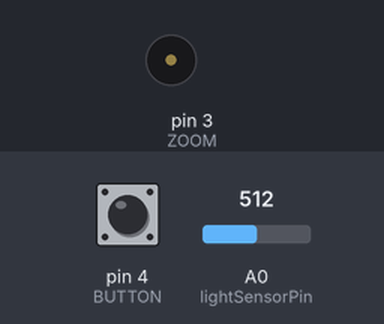
A program run on a simulated Arduino Nano, built with avr-gcc and run on an emulated ATmega328P. Parts: buzzer (waves = sounding). The test bench sets the inputs (shaded band); at power-on: pin 4 (BUTTON) LOW, A0 (lightSensorPin) = 512.

Above: at 0.1 s.
At 1.2 s:
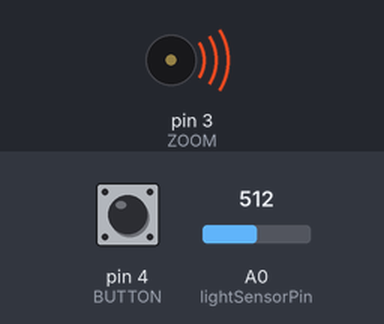
Timing chart, 0 to 1.0 s (numbered marks = the images above; inputs shaded):
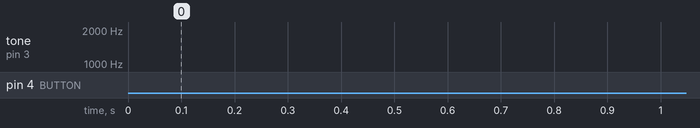

The program:

main.cpp
```cpp
#include <Arduino.h>

int ZOOM = 3;
int BUTTON = 4;
int MIN_FREQ = 60;
int MAX_FREQ = 2000;

int freq;
int lightSensorPin = A0;
int analogValue = 0;
int BuzzTone = MIN_FREQ;
int toneDir = 1;
bool isTone = 1;

bool buttonState = false;

void makeNoise(bool onOff) {

}

void setup() {
  Serial.begin(9600);
  pinMode(BUTTON, INPUT);
}

void loop() {
  analogValue = analogRead(lightSensorPin);
  // tone(ZOOM, analogValue*10, 200);
  if (BuzzTone > MAX_FREQ) toneDir = -1;
  if (BuzzTone < MIN_FREQ) toneDir = 1;
  BuzzTone += 10*toneDir;
  if (isTone) tone(ZOOM, BuzzTone, 200);

  if (digitalRead(BUTTON) && !buttonState) {
    buttonState = true;
    isTone = !isTone;
  }
  if (!digitalRead(BUTTON) && buttonState) {
    buttonState = false;
  }

}
```
